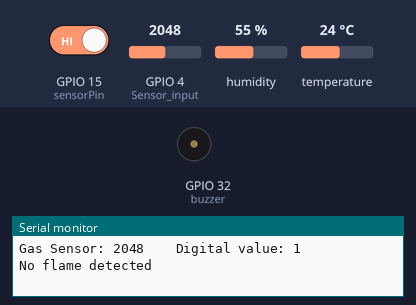
A sketch run on a simulated ESP32. Shown: buzzer (waves = sounding), the last lines printed to the serial monitor. Inputs (shaded band) come from the test bench; at power-on: GPIO 15 (sensorPin) HIGH, GPIO 4 (Sensor_input) = 2048, humidity 55 %, temperature 24 °C.

Above: at 2.9 s.
3.0 s: GPIO 15 (sensorPin) driven LOW
At 4.4 s:
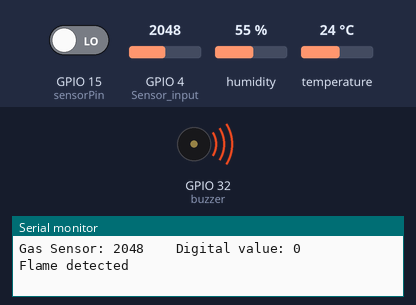
11.1 s: GPIO 15 (sensorPin) driven HIGH
At 12.2 s:
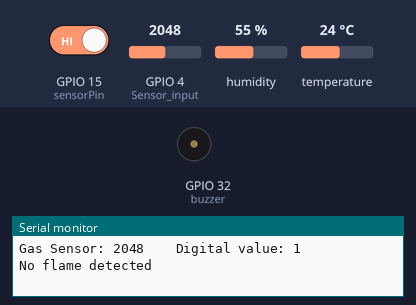
Timing chart, 0 to 19.3 s (numbered marks = the images above; inputs shaded):
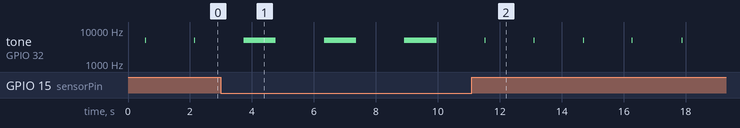

The sketch:

Monitoring_Jamur_Merang.ino
```cpp
#include <Adafruit_Sensor.h>
#include "DHT.h"
#define DHTPIN 2
#define DHTTYPE DHT11
#define sensorPin 15

int buzzer = 32;
int Sensor_input = 4;
int bacasensor = 0;
DHT dht(DHTPIN, DHTTYPE);

void setup() {
  Serial.begin(9600);
  Serial.println(F("DHTxx test!"));
  pinMode(buzzer, OUTPUT);
  pinMode(sensorPin, INPUT);
  dht.begin();
}
void loop() {
  delay(500);
  float h = dht.readHumidity();
  float t = dht.readTemperature();
  float f = dht.readTemperature(true);
  if (isnan(h) || isnan(t) || isnan(f)) {
    Serial.println(F("Failed to read from DHT sensor!"));
    return;
  }
  float hif = dht.computeHeatIndex(f, h);
  float hic = dht.computeHeatIndex(t, h, false);
  Serial.print(F("Humidity: "));
  Serial.print(h);
  Serial.print(F("%  Temperature: "));
  Serial.print(t);
  Serial.print(F("°C "));
  Serial.print(f);
  Serial.print(F("°F  Heat index: "));
  Serial.print(hic);
  Serial.print(F("°C "));
  Serial.print(hif);
  Serial.println(F("°F"));

  int sensor_Aout = analogRead(Sensor_input);  /*Analog value read function*/
  Serial.print("Gas Sensor: ");
  Serial.print(sensor_Aout);   /*Read value printed*/
  Serial.print("\t");
  Serial.print("\t");
  if (sensor_Aout > 350) {    /*if condition with threshold 1800*/

    tone(buzzer, 5000); /*LED set HIGH if Gas detected */
  }
  else {

    noTone(buzzer);  /*LED set LOW if NO Gas detected */
  }

  bacasensor = digitalRead(sensorPin); // Instruksi untuk membaca nilai digital sensor
  if (bacasensor == LOW) {             // Instruksi untuk mengaktifkan LED Merah jika api terdeteksi
    Serial.print("Digital value: ");   // Tampilkan nilai digital sensor pada serial monitor
    Serial.println(bacasensor);
    Serial.println("Flame detected");  // Menampilkan karakter pada serial monitor
    tone(buzzer, 5000);
    delay(1000);
    noTone(buzzer);
    delay(1000);

  } else {
    Serial.print("Digital value: ");     //Instruksi untuk mengaktifkan LED Hijau jika tidak ada api
    Serial.println(bacasensor);
    noTone(buzzer);
    Serial.println("No flame detected"); // Menampilkan karakter pada serial monitor
    delay(1000);
  }
}
```

Measured:
- after the input at 3.0 s, tone on GPIO 32 (buzzer): alternates 5000 Hz for 1.0 s and silent for 1.6 s, starting after 1.8 s
- after the input at 11.1 s, tone on GPIO 32 (buzzer): alternates 5000 Hz for 0.02 s and silent for 1.6 s, starting after 0.44 s
- by itself, tone on GPIO 32 (buzzer): alternates 5000 Hz for 0.02 s and silent for 1.6 s
